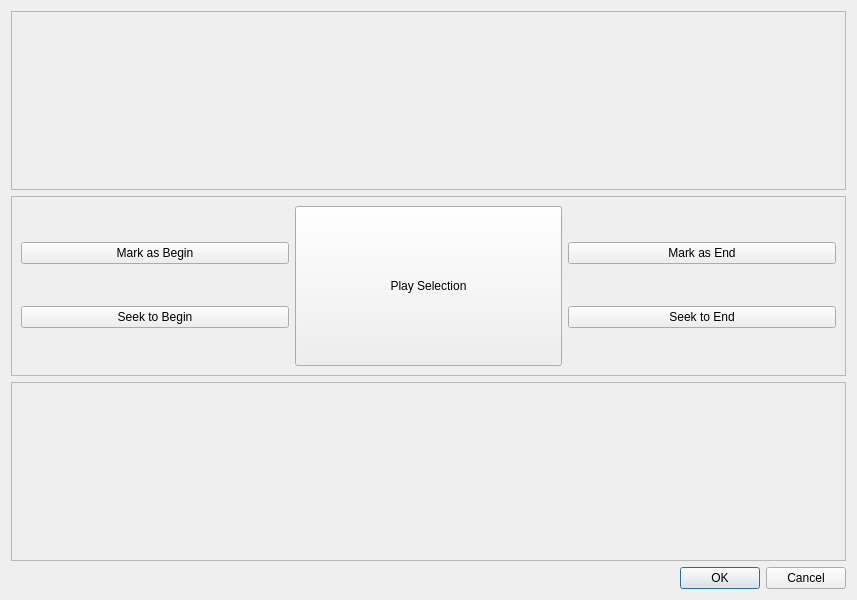
<?xml version="1.0" encoding="UTF-8"?>
<ui version="4.0">
 <class>InteractiveCuttingDialog</class>
 <widget class="QDialog" name="InteractiveCuttingDialog">
  <property name="geometry">
   <rect>
    <x>0</x>
    <y>0</y>
    <width>857</width>
    <height>600</height>
   </rect>
  </property>
  <property name="windowTitle">
   <string comment="Cutting as in &quot;cutting video&quot;">Cutting</string>
  </property>
  <layout class="QVBoxLayout" name="verticalLayout_2">
   <item>
    <widget class="QFrame" name="frmPlay">
     <property name="frameShape">
      <enum>QFrame::StyledPanel</enum>
     </property>
     <property name="frameShadow">
      <enum>QFrame::Raised</enum>
     </property>
     <layout class="QVBoxLayout" name="verticalLayout">
      <item>
       <layout class="QVBoxLayout" name="layoutPlayer"/>
      </item>
      <item>
       <layout class="QVBoxLayout" name="layoutRangeSelector"/>
      </item>
     </layout>
    </widget>
   </item>
   <item>
    <widget class="QFrame" name="frmControl">
     <property name="frameShape">
      <enum>QFrame::StyledPanel</enum>
     </property>
     <property name="frameShadow">
      <enum>QFrame::Raised</enum>
     </property>
     <layout class="QHBoxLayout" name="horizontalLayout">
      <item>
       <layout class="QVBoxLayout" name="verticalLayout_4">
        <item>
         <widget class="QPushButton" name="btnAsBegin">
          <property name="text">
           <string>Mark as Begin</string>
          </property>
          <property name="icon">
           <iconset resource="../images.qrc">
            <normaloff>:/actions/icons/mark.png</normaloff>:/actions/icons/mark.png</iconset>
          </property>
         </widget>
        </item>
        <item>
         <widget class="QPushButton" name="btnToBegin">
          <property name="text">
           <string>Seek to Begin</string>
          </property>
          <property name="icon">
           <iconset resource="../images.qrc">
            <normaloff>:/actions/icons/seek_to_begin.png</normaloff>:/actions/icons/seek_to_begin.png</iconset>
          </property>
         </widget>
        </item>
       </layout>
      </item>
      <item>
       <widget class="QPushButton" name="btnPlaySelection">
        <property name="sizePolicy">
         <sizepolicy hsizetype="Minimum" vsizetype="Preferred">
          <horstretch>0</horstretch>
          <verstretch>0</verstretch>
         </sizepolicy>
        </property>
        <property name="text">
         <string>Play Selection</string>
        </property>
        <property name="icon">
         <iconset resource="../images.qrc">
          <normaloff>:/actions/icons/preview_play.png</normaloff>:/actions/icons/preview_play.png</iconset>
        </property>
       </widget>
      </item>
      <item>
       <layout class="QVBoxLayout" name="verticalLayout_5">
        <item>
         <widget class="QPushButton" name="btnAsEnd">
          <property name="text">
           <string>Mark as End</string>
          </property>
          <property name="icon">
           <iconset resource="../images.qrc">
            <normaloff>:/actions/icons/mark.png</normaloff>:/actions/icons/mark.png</iconset>
          </property>
         </widget>
        </item>
        <item>
         <widget class="QPushButton" name="btnToEnd">
          <property name="text">
           <string>Seek to End</string>
          </property>
          <property name="icon">
           <iconset resource="../images.qrc">
            <normaloff>:/actions/icons/seek_to_end.png</normaloff>:/actions/icons/seek_to_end.png</iconset>
          </property>
         </widget>
        </item>
       </layout>
      </item>
     </layout>
    </widget>
   </item>
   <item>
    <widget class="QFrame" name="frmEdit">
     <property name="frameShape">
      <enum>QFrame::StyledPanel</enum>
     </property>
     <property name="frameShadow">
      <enum>QFrame::Raised</enum>
     </property>
     <layout class="QVBoxLayout" name="verticalLayout_3">
      <item>
       <layout class="QVBoxLayout" name="layoutRangeEdit"/>
      </item>
     </layout>
    </widget>
   </item>
   <item>
    <widget class="QDialogButtonBox" name="buttonBox">
     <property name="orientation">
      <enum>Qt::Horizontal</enum>
     </property>
     <property name="standardButtons">
      <set>QDialogButtonBox::Cancel|QDialogButtonBox::Ok</set>
     </property>
    </widget>
   </item>
  </layout>
 </widget>
 <resources>
  <include location="../images.qrc"/>
 </resources>
 <connections>
  <connection>
   <sender>buttonBox</sender>
   <signal>accepted()</signal>
   <receiver>InteractiveCuttingDialog</receiver>
   <slot>accept()</slot>
   <hints>
    <hint type="sourcelabel">
     <x>222</x>
     <y>280</y>
    </hint>
    <hint type="destinationlabel">
     <x>157</x>
     <y>274</y>
    </hint>
   </hints>
  </connection>
  <connection>
   <sender>buttonBox</sender>
   <signal>rejected()</signal>
   <receiver>InteractiveCuttingDialog</receiver>
   <slot>reject()</slot>
   <hints>
    <hint type="sourcelabel">
     <x>290</x>
     <y>286</y>
    </hint>
    <hint type="destinationlabel">
     <x>286</x>
     <y>274</y>
    </hint>
   </hints>
  </connection>
 </connections>
</ui>
